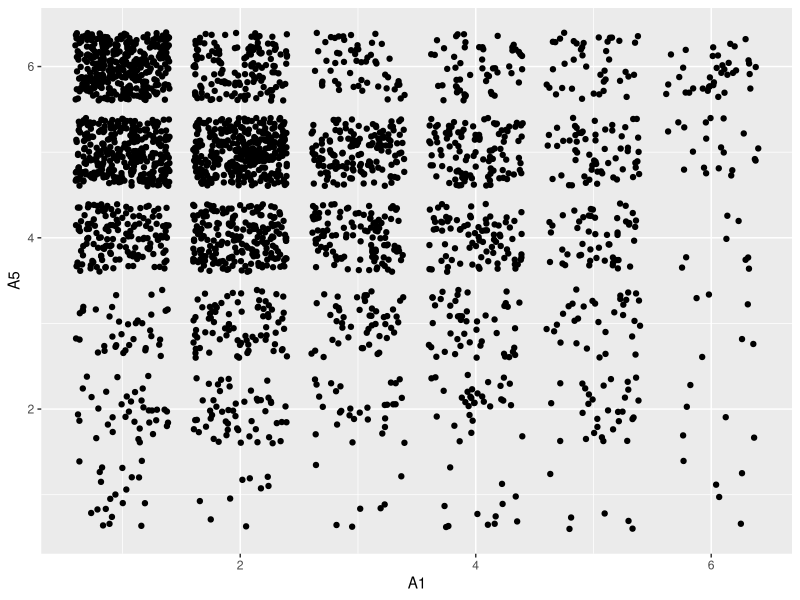

This chart was generated by the following R code:
## ---- chunk 1
library(tidyverse)
library(psych)
## ---- chunk 2
data(bfi)
ggplot(bfi, aes(A1, A5)) + geom_jitter()
